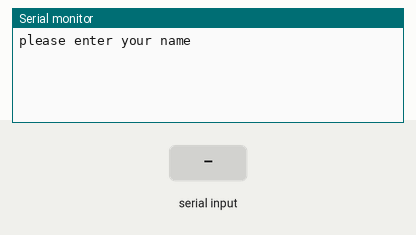
Recording of a sketch running on a simulated Arduino Uno, built with avr-gcc and run on an emulated ATmega328P. Shown: the last lines printed to the serial monitor. The test bench sets the inputs (shaded band).

Above: at 1.2 s.
1.3 s: "90,45\n" received over Serial
At 3.0 s:
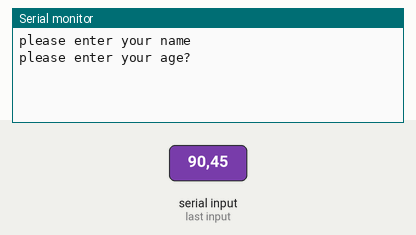
3.8 s: "30,150\n" received over Serial
At 6.3 s:
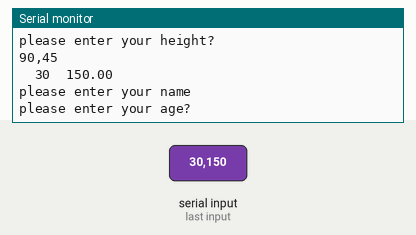

The sketch:

a9-reading_data_types.ino
```cpp
String c;
int a;
float b;
void setup() {
  // put your setup code here, to run once:
Serial.begin(9600);
}

void loop() {
  // put your main code here, to run repeatedly:
Serial.println("please enter your name");
while(Serial.available()==0)
 {

 }
c=Serial.readString();
Serial.println("please enter your age?");
while(Serial.available()==0)
 {

 }
a=Serial.parseInt();
Serial.println("please enter your height?");
while(Serial.available()==0)
 {

 }
b=Serial.parseFloat();
Serial.print(c);
Serial.print("  ");
Serial.print(a);
Serial.print("  ");
Serial.print(b);
Serial.println("");
}
```

Measured:
- after the input at 1.3 s, the serial monitor: prints a new line after 1.0 s (image 1)
- after the input at 3.8 s, the serial monitor: prints a new line at once (image 2)
